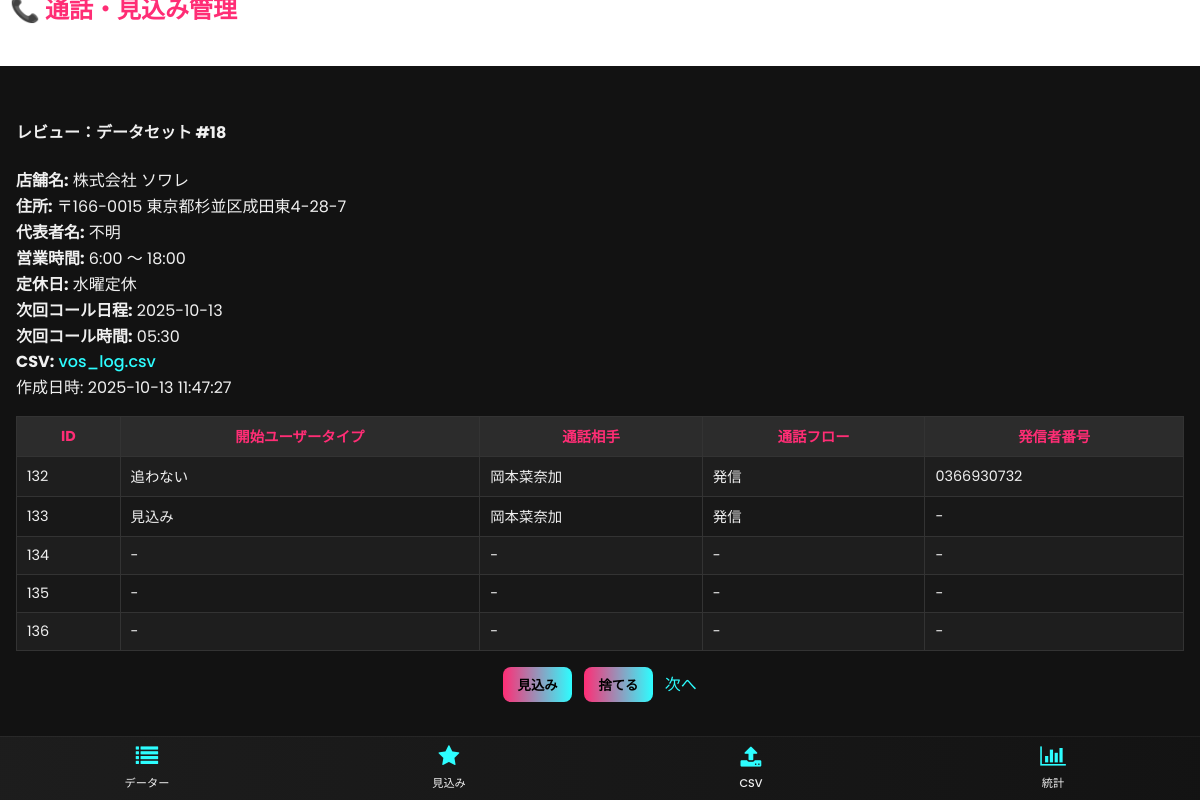
The page /review?after=17 on the database its author committed.
### tables this page shows
CREATE TABLE datasets (
                id INTEGER PRIMARY KEY AUTOINCREMENT,
                shop_name TEXT NOT NULL,
                address TEXT NOT NULL,
                csv_name TEXT DEFAULT NULL,
                status TEXT NOT NULL DEFAULT 'active',
                created_at TIMESTAMP DEFAULT CURRENT_TIMESTAMP
            , phone TEXT, next_call_date TEXT, next_call_time TEXT, top_name TEXT, time TEXT, day TEXT);

CREATE TABLE calls (
                id INTEGER PRIMARY KEY AUTOINCREMENT,
                dataset_id INTEGER,
                start_user_type TEXT NOT NULL,
                callee TEXT NOT NULL,
                call_flow TEXT DEFAULT NULL,
                caller_number TEXT NOT NULL,
                content TEXT DEFAULT NULL,
                created_at TIMESTAMP DEFAULT CURRENT_TIMESTAMP, date TEXT,
                FOREIGN KEY(dataset_id) REFERENCES datasets(id) ON DELETE CASCADE
            );

### src/routes.py (the view)
@bp.get("/review")
def review():
    after = request.args.get("after", type=int)
    with get_cursor() as cur:
        if after:
            cur.execute(
                "SELECT * FROM datasets WHERE status='active' AND id>? ORDER BY id ASC LIMIT 1",
                (after,),
            )
        else:
            cur.execute(
                "SELECT * FROM datasets WHERE status='active' ORDER BY id ASC LIMIT 1"
            )
        ds = cur.fetchone()
        if not ds:
            flash("処理対象のデータがありません", "success")
            return redirect(url_for("main.list_records"))
        dataset = dict(ds)
        cur.execute(
            "SELECT * FROM calls WHERE dataset_id=? ORDER BY id ASC",
            (dataset["id"],),
        )
        calls = [dict(r) for r in cur.fetchall()]
    return render_template("review.html", dataset=dataset, calls=calls)

### src/db.py (called while the page is built)
def ensure_dir(path: str):
    d = os.path.dirname(path)
    if d and not os.path.exists(d):
        os.makedirs(d, exist_ok=True)

def get_connection():
    ensure_dir(DB_PATH)
    conn = sqlite3.connect(DB_PATH)
    conn.row_factory = sqlite3.Row
    return conn

@contextmanager
def get_cursor():
    conn = get_connection()
    cur = conn.cursor()
    try:
        yield cur
        conn.commit()
    finally:
        cur.close()
        conn.close()

### templates/review.html
{% extends 'base.html' %}
{% block content %}
  <h4>レビュー：データセット #{{ dataset.id }}</h4>
  <p>
    <strong>店舗名:</strong> {{ dataset.shop_name }}<br/>
    <strong>住所:</strong> {{ dataset.address }}<br/>
    <strong>代表者名:</strong> {{ dataset.top_name or '-' }}<br/>
    <strong>営業時間:</strong> {{ dataset.time or '-' }}<br/>
    <strong>定休日:</strong> {{ dataset.day or '-' }}<br/>
    <strong>次回コール日程:</strong> {{ dataset.next_call_date or '-' }}<br/>
    <strong>次回コール時間:</strong> {{ dataset.next_call_time or '-' }}<br/>
    <strong>CSV:</strong>
    {% if dataset.csv_name %}
      <a href="{{ url_for('main.dataset_csv', dataset_id=dataset.id) }}">{{ dataset.csv_name }}</a>
    {% else %}
      -
    {% endif %}<br/>
    <span class="muted">作成日時: {{ dataset.created_at }}</span>
  </p>
  {% if calls %}
  <div style="overflow:auto">
    <table>
      <thead>
        <tr>
          <th>ID</th>
          <th>開始ユーザータイプ</th>
          <th>通話相手</th>
          <th>通話フロー</th>
          <th>発信者番号</th>
        </tr>
      </thead>
      <tbody>
        {% for r in calls %}
        <tr>
          <td>{{ r.id }}</td>
          <td>{{ r.start_user_type }}</td>
          <td>{{ r.callee }}</td>
          <td>{{ r.call_flow or '-' }}</td>
          <td>{{ r.caller_number }}</td>
        </tr>
        {% endfor %}
      </tbody>
    </table>
  </div>
  {% else %}
    <p>このデータセットには行がありません。</p>
  {% endif %}
  <div class="actions" style="margin-top: 1rem">
    <form class="inline" method="post" action="{{ url_for('main.mark_prospect', dataset_id=dataset.id) }}">
      <button type="submit">見込み</button>
    </form>
    <form class="inline" method="post" action="{{ url_for('main.discard_dataset', dataset_id=dataset.id) }}" onsubmit="return confirm('このデータセットを削除しますか？');">
      <button type="submit">捨てる</button>
    </form>
    <a class="button" href="{{ url_for('main.review', after=dataset.id) }}">次へ</a>
  </div>
{% endblock %}

### templates/base.html (style rules this page uses)
:root { --color-bg: #121212; --color-panel: #1e1e1e; --color-accent1: #ff2d75; --color-accent2: #2dfdff; --color-text: #f0f0f0; }
body { margin: 0; font-family: 'Poppins', sans-serif; background-color: var(--color-bg); color: var(--color-text); font-size: 16px; }
*, *::before, *::after { box-sizing: border-box; }
a { color: var(--color-accent2); text-decoration: none; font-weight: 500; }
table { width: 100%; border-collapse: collapse; background: var(--color-panel); border: 1px solid #333; }
th, td { padding: 8px 10px; border: 1px solid #333; font-size: 0.9rem; white-space: nowrap; }
th { background: #2c2c2c; color: var(--color-accent1); }
tr:nth-child(even) { background-color: #181818; }
form.inline { display: inline; }
main, .table-container, .actions, header, .nav { padding-bottom: 3.5rem; }
.actions { display: flex; justify-content: center; gap: 0.75rem; align-items: center; }
.actions .inline button { background: linear-gradient(to right, var(--color-accent1), var(--color-accent2)); color: #000; border: none; padding: 0.5rem 0.9rem; border-radius: 8px; cursor: pointer; font-weight: 600; }
.actions { width: 100%; box-sizing: border-box; }
.actions .inline { display: inline-block; margin: 0; }

### rows shown on the page
datasets: id "18", shop_name "株式会社 ソワレ", address "〒166-0015 東京都杉並区成田東4-28-7", top_name "不明", time "6:00 ～ 18:00", day "水曜定休", next_call_date "2025-10-13", next_call_time "05:30", csv_name "vos_log.csv", created_at "2025-10-13 11:47:27"
calls: id "132", start_user_type "追わない", callee "岡本菜奈加", call_flow "発信", caller_number "0366930732"
calls: id "133", start_user_type "見込み", callee "岡本菜奈加", call_flow "発信", caller_number "-"
calls: id "134", start_user_type "-", callee "-", call_flow "-", caller_number "-"
calls: id "135", start_user_type "-", callee "-", call_flow "-", caller_number "-"
calls: id "136", start_user_type "-", callee "-", call_flow "-", caller_number "-"
